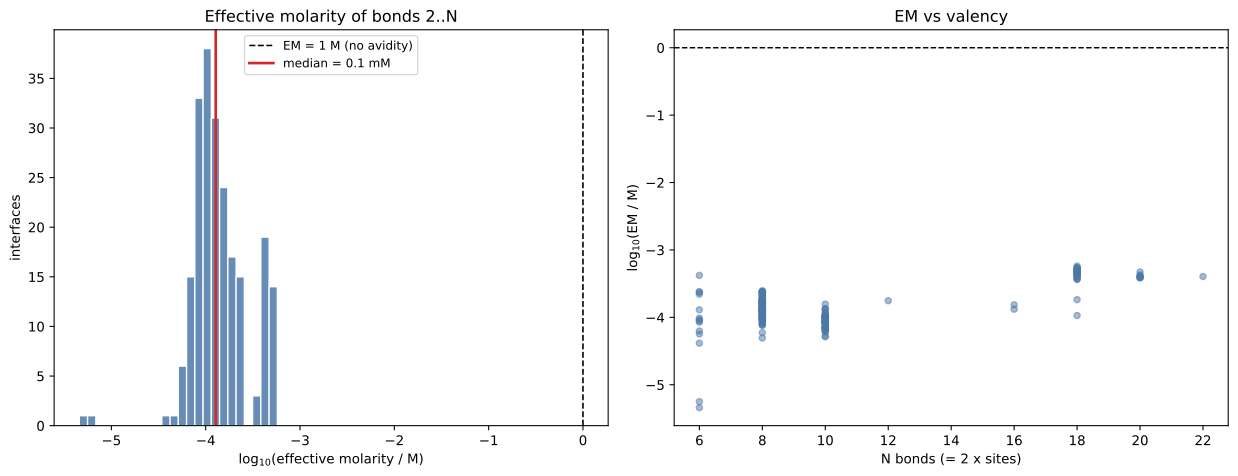

Here is the Python script that generated this plot:
import os as _os
def _find_repo():
    d=_os.path.dirname(_os.path.abspath(__file__))
    while d!='/' and not _os.path.exists(_os.path.join(d,'Filtered_DF_Tm.csv')):
        d=_os.path.dirname(d)
    return d
__REPO__=_find_repo()
"""
Effective molarity (EM) of the avidity shortfall.

Attribute the gap between the measured interface free energy and the ONE-INITIATION sequence
reference to bonds 2..N each hybridizing intramolecularly at an effective local concentration EM
instead of the 1 M bimolecular standard:

    dG_Exp - dG_Seq(1 init)  =  (N - 1) * RT * ln(1 M / EM)
    =>  EM = exp( -(dG_Exp - dG_Seq(1init)) / ((N-1) * RT) )   [M]

  dG_Seq(1 init) = sum of per-bond (stacking + salt) + ONE initiation (not N).
                   The two tiles dock as ONE body: only the nucleating bond pays the bimolecular
                   initiation (translational/rotational entropy); bonds 2..N form intramolecularly.
  N              = total duplex bonds = 2 per binding site (add_Pairs).
  EM > 1 M  => favourable preorganization (positive avidity);
  EM < 1 M  => bonds effectively dilute (negative cooperativity).

Each bond's stacking+salt+initiation come ONLY from its own sequence (calc_unified_nn + full salt
correction), identical to compute_alpha.py.  Robust experimental-dG set, 9nt excluded.
Run from Tile_TileResults.  Writes effective_molarity.csv + .svg here.
"""
import os, math, warnings, numpy as np, pandas as pd, nbformat
import matplotlib; matplotlib.use("Agg"); import matplotlib.pyplot as plt
warnings.filterwarnings("ignore")
PROJ = __REPO__
OUT = os.path.join(PROJ, "Extras", "Effective_Molarity"); os.chdir(PROJ)

# ---- rebuild NN per-bond thermo (same as compute_alpha.py) ----
nb = nbformat.read("Tile_Tile_Master.ipynb", as_version=4)
G = {"pd": pd, "np": np, "math": math}
for i in (3, 4, 6, 7, 8):  run = exec(nb.cells[i].source, G)
for i in (20, 21):         exec(nb.cells[i].source, G)
G["nt7"] = pd.read_csv("nt7.csv", index_col=0); G["nt6"] = pd.read_csv("nt6.csv", index_col=0)
G["nt5"] = pd.read_csv("nt5.csv", index_col=0); G["nt9"] = pd.read_csv("nt9.csv", index_col=0)
G["nt9_stack"] = pd.read_csv("nt9_stack.csv", index_col=0)
exec(nb.cells[30].source, G)

LEN = {"5": 5, "X": 5, "6": 6, "7": 7, "9": 9, "A": 7, "B": 7}
nt1 = {"5": G["nt5_1"], "6": G["nt6_1"], "7": G["nt7_1"], "9": G["nt9_1"]}
const1 = G["constant_1"]; calc = G["calc_unified_nn"]; init_G = G["init_G"]
ionic = 3.79 * math.sqrt(0.0113)   # [Na+]_eq = 3.79*sqrt([Mg2+]) (von Ahsen 2001); Mg = 11.3 mM
def _corr(L): return 0.114 * (L-1) * math.log(ionic)
def _init(seq):                                   # per-bond bimolecular initiation dG (both ends)
    seq = seq.upper(); return sum(init_G["AT" if b in "AT" else "GC"] for b in (seq[0], seq[-1]))

def _bond_seqs(code):
    sites = []
    for i, ch in enumerate(code):
        if ch == "0": continue
        L = LEN.get(ch)
        if L is None: return None
        if ch in "5X679":
            t = "5" if ch == "X" else ch
            s1 = str(nt1[t]["Sequence"][2*i]); s2 = str(nt1[t]["Sequence"][2*i+1])
        elif ch == "A": s1, s2 = str(const1["Sequence"][0]), str(const1["Sequence"][1])
        elif ch == "B": s1, s2 = str(const1["Sequence"][2]), str(const1["Sequence"][3])
        sites.append((s1, s2, L))
    return sites

def bond_table(code):
    """per bond: salt-corrected dG (incl init) and the init part alone."""
    sites = _bond_seqs(code)
    if sites is None: return None
    dG, ini = [], []
    for s1, s2, L in sites:
        for s in (s1, s2):
            dG.append(calc(s)["Delta_G_37 (kcal/mol)"] - _corr(L))
            ini.append(_init(s))
    return np.array(dG), np.array(ini)

RT = 1.987204e-3 * 310.15     # kcal/mol at 37 C

# ---- robust experimental dG set (same filter as alpha) ----
d = pd.read_csv("Filtered_DF_HS.csv"); d["code"] = d["Code"].astype(str).str.partition(".")[0]
sub = d[(d["Reliable"] == True) & (d["Confidence"] == "high")]
g = (sub.groupby("code").agg(Exp_dG=("Exp_DeltaG", "median"), n_sites=("Num_Bonds", "first"),
                             n_reps=("Exp_DeltaG", "size")).reset_index())
g = g[g["n_reps"] >= 2].dropna(subset=["Exp_dG", "n_sites"])
g = g[~g["code"].str.contains("9")].reset_index(drop=True)

rows = []
for _, r in g.iterrows():
    bt = bond_table(r["code"])
    if bt is None: continue
    dG, ini = bt; N = len(dG)
    if N < 2: continue
    dG_seq_Ninit = dG.sum()
    dG_seq_1init = dG_seq_Ninit - ini.sum() * (N - 1) / N     # keep ONE (mean) initiation
    shortfall = r["Exp_dG"] - dG_seq_1init                     # >0 => measured weaker
    EM_bonds = math.exp(-shortfall / ((N - 1) * RT))
    EM_sites = math.exp(-shortfall / ((r["n_sites"] - 1) * RT)) if r["n_sites"] > 1 else np.nan
    rows.append(dict(code=r["code"], n_sites=int(r["n_sites"]), N_bonds=N, n_reps=int(r["n_reps"]),
                     Exp_dG=round(r["Exp_dG"], 3), dG_Seq_Ninit=round(dG_seq_Ninit, 3),
                     dG_Seq_1init=round(dG_seq_1init, 3), shortfall_kcal=round(shortfall, 3),
                     EM_per_bond_M=EM_bonds, EM_per_site_M=EM_sites))
a = pd.DataFrame(rows); a.to_csv(os.path.join(OUT, "effective_molarity.csv"), index=False)

em = a["EM_per_bond_M"]
print(f"interfaces: {len(a)}   (robust dG, 9nt excluded)")
print(f"shortfall dG_Exp - dG_Seq(1init): median={a.shortfall_kcal.median():+.2f} kcal/mol "
      f"(>0 => measured weaker than one-init reference)")
print(f"EM per bond (M):  median={em.median():.3e}  IQR=[{em.quantile(.25):.3e}, {em.quantile(.75):.3e}]")
print(f"                  = median {em.median()*1e3:.2f} mM ;  log10(EM) median={np.log10(em).median():+.2f}")
print(f"EM per site (M):  median={a['EM_per_site_M'].median():.3e}")
frac_below = (em < 1).mean()*100
print(f"interfaces with EM < 1 M (dilute / negative coop): {frac_below:.0f}%")

# ---- figure ----
fig, ax = plt.subplots(1, 2, figsize=(13, 5.1))
ax[0].hist(np.log10(em), bins=24, color="#4C78A8", alpha=0.85, edgecolor="white")
ax[0].axvline(0, color="k", ls="--", lw=1.2, label="EM = 1 M (no avidity)")
ax[0].axvline(np.log10(em.median()), color="C3", lw=2, label=f"median = {em.median()*1e3:.1f} mM")
ax[0].set(xlabel="log$_{10}$(effective molarity / M)", ylabel="interfaces",
          title="Effective molarity of bonds 2..N")
ax[0].legend(fontsize=9)
ax[1].scatter(a["N_bonds"], np.log10(em), s=22, alpha=0.5, color="#4C78A8")
ax[1].axhline(0, color="k", ls="--", lw=1.1)
ax[1].set(xlabel="N bonds (= 2 x sites)", ylabel="log$_{10}$(EM / M)",
          title="EM vs valency")
plt.tight_layout(); plt.savefig(os.path.join(OUT, "effective_molarity.svg"), bbox_inches="tight")
print("saved effective_molarity.csv + .svg in", OUT)
